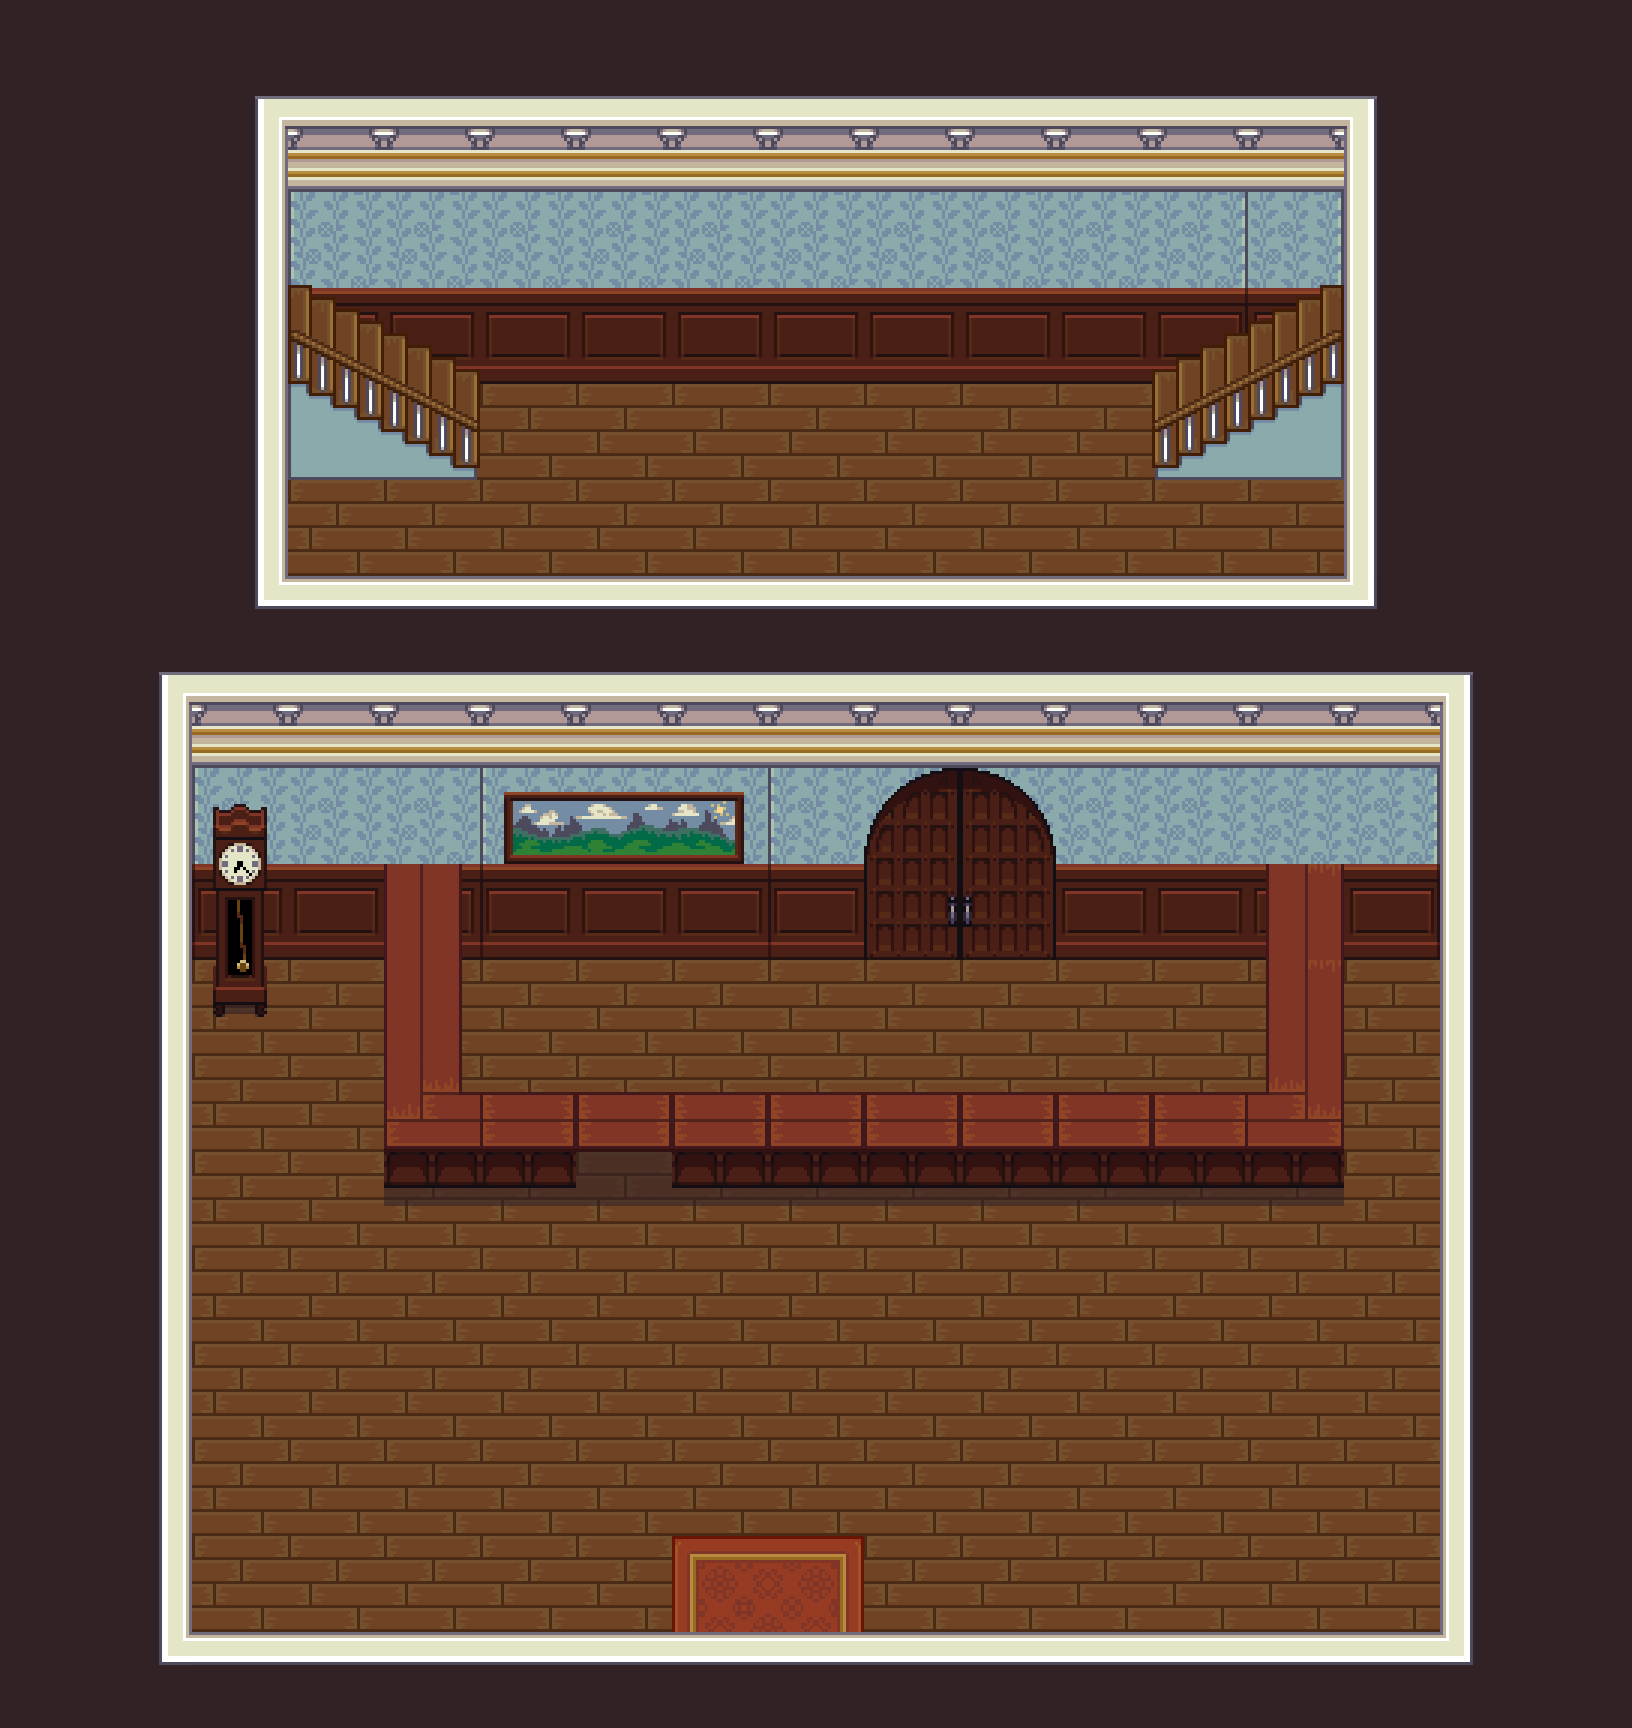

Tiled map render using the project's own tile images. Description and the whole map definition, tile-layer contents included, below:
An orthogonal 17x18 tile map with 96x96 px tiles, 3 tile layers (Ground, Walls, Objects).

<map version="1.4" tiledversion="1.4.1" orientation="orthogonal" renderorder="right-down" width="17" height="18" tilewidth="96" tileheight="96" infinite="0" nextlayerid="4" nextobjectid="1">
 <tileset firstgid="1" name="Interior Tileset" tilewidth="96" tileheight="96" tilecount="875" columns="35">
  <image source="Interior Tileset.png" width="3360" height="2400" />
 </tileset>
 <layer id="2" name="Ground" width="17" height="18">
  <data encoding="csv">
0,155,155,155,155,155,155,155,155,155,155,155,155,155,155,155,0,
0,155,155,0,0,0,0,0,0,0,0,0,0,0,155,155,0,
0,155,155,0,0,0,0,0,0,0,0,0,0,0,155,155,0,
0,155,155,0,0,0,0,0,0,0,0,0,0,0,155,155,0,
0,155,155,37,1,1,1,1,1,1,1,1,1,1,155,155,0,
0,155,155,1,1,1,1,1,1,1,1,1,1,1,155,155,0,
0,155,155,155,155,155,155,155,155,155,155,155,155,155,155,155,0,
0,155,264,264,264,264,264,264,264,264,264,264,264,264,264,155,0,
0,155,299,1,1,1,1,1,1,1,1,1,1,1,1,155,0,
0,155,334,1,1,1,1,1,1,1,1,1,1,1,1,155,0,
0,155,1,1,1,1,1,1,1,1,1,1,1,1,1,155,0,
0,155,1,1,1,1,1,1,1,1,1,1,1,1,1,155,0,
0,155,1,1,1,1,1,1,1,1,1,1,1,1,1,155,0,
0,155,1,1,1,1,1,1,1,1,1,1,1,1,1,155,0,
0,155,1,1,1,1,1,1,1,1,1,1,1,1,1,155,0,
0,155,1,1,1,1,1,1,1,1,1,1,1,1,1,155,0,
0,155,1,1,1,1,1,42,43,1,1,1,1,1,1,155,0,
0,155,155,155,155,155,155,155,155,155,155,155,155,155,155,155,0
</data>
 </layer>
 <layer id="1" name="Walls" width="17" height="18">
  <data encoding="csv">
155,0,0,0,0,0,0,0,0,0,0,0,0,0,0,0,155,
155,0,234,264,264,264,264,264,264,264,264,264,264,264,235,0,155,
155,0,269,298,299,299,299,299,299,299,299,299,300,300,270,0,155,
155,0,269,333,334,334,334,334,334,334,334,334,335,335,270,0,155,
155,0,269,0,0,0,0,0,0,0,0,0,0,0,270,0,155,
155,0,269,0,0,0,0,0,0,0,0,0,0,0,270,0,155,
155,0,304,229,229,229,229,229,229,229,229,229,229,229,2147483952,0,155,
155,234,0,0,0,0,0,0,0,0,0,0,0,0,0,235,155,
155,269,298,299,299,298,299,299,298,299,299,299,299,299,300,270,155,
155,269,333,334,334,333,334,334,333,334,334,334,334,334,335,270,155,
155,269,0,0,0,0,0,0,0,0,0,0,0,0,0,270,155,
155,269,0,0,0,0,0,0,0,0,0,0,0,0,0,270,155,
155,269,0,0,0,0,0,0,0,0,0,0,0,0,0,270,155,
155,269,0,0,0,0,0,0,0,0,0,0,0,0,0,270,155,
155,269,0,0,0,0,0,0,0,0,0,0,0,0,0,270,155,
155,269,0,0,0,0,0,0,0,0,0,0,0,0,0,270,155,
155,269,0,0,0,0,0,0,0,0,0,0,0,0,0,270,155,
155,304,1610613005,1610613005,1610613005,1610613005,1610613005,1610613005,1610613005,1610613005,1610613005,1610613005,1610613005,1610613005,1610613005,305,155
</data>
 </layer>
 <layer id="3" name="Objects" width="17" height="18">
  <data encoding="csv">
0,0,0,0,0,0,0,0,0,0,0,0,0,0,0,0,0,
0,0,0,0,0,0,0,0,0,0,0,0,0,0,0,0,0,
0,0,0,523,0,0,0,0,0,0,0,0,0,518,0,0,0,
0,0,0,558,559,0,0,0,0,0,0,0,552,553,0,0,0,
0,0,0,593,594,0,0,0,0,0,0,0,587,588,0,0,0,
0,0,0,0,0,0,0,0,0,0,0,0,0,0,0,0,0,
0,0,0,0,0,0,0,0,0,0,0,0,0,0,0,0,0,
0,0,0,0,0,0,0,0,0,0,0,0,0,0,0,0,0,
0,0,719,0,0,321,322,323,0,686,687,0,0,0,0,0,0,
0,0,754,0,713,0,0,0,0,721,722,0,0,676,0,0,0,
0,0,789,0,713,0,0,0,0,0,0,0,0,676,0,0,0,
0,0,0,0,783,714,715,714,714,714,714,714,714,781,0,0,0,
0,0,0,0,749,749,750,749,749,749,749,749,749,749,0,0,0,
0,0,0,0,0,0,0,0,0,0,0,0,0,0,0,0,0,
0,0,0,0,0,0,0,0,0,0,0,0,0,0,0,0,0,
0,0,0,0,0,0,0,0,0,0,0,0,0,0,0,0,0,
0,0,0,0,0,0,0,0,0,0,0,0,0,0,0,0,0,
0,0,0,0,0,0,0,0,0,0,0,0,0,0,0,0,0
</data>
 </layer>
</map>
